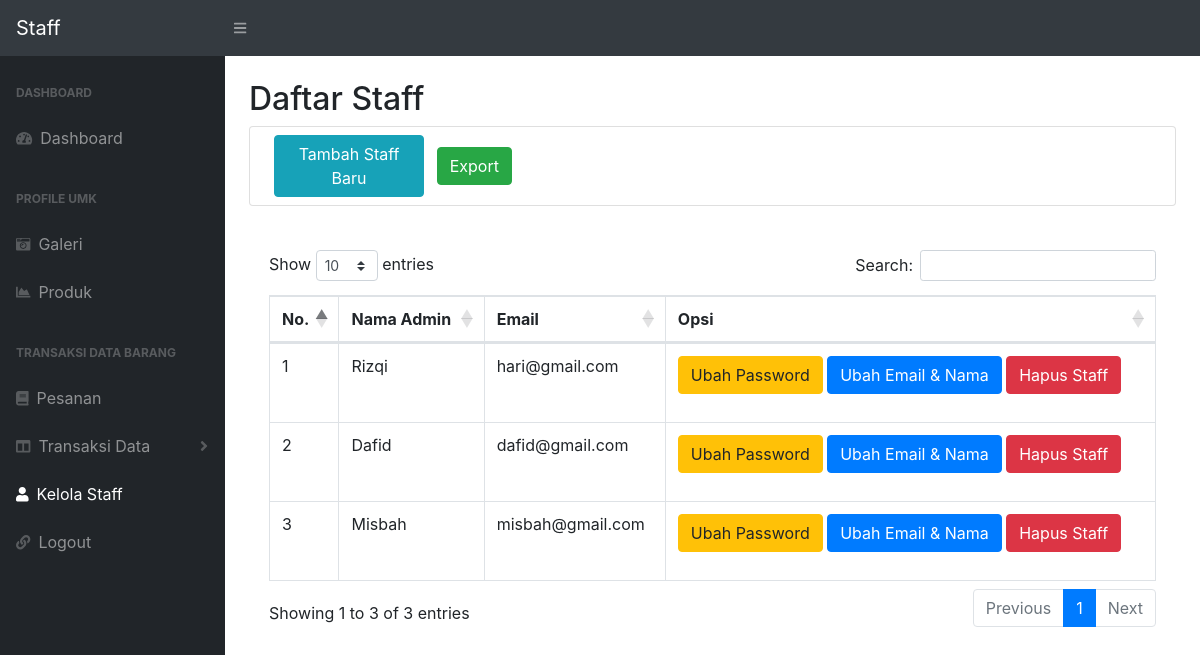
Screenshot of /admin/stock/staf.php with the database file from the repository.
### tables this page shows
CREATE TABLE `staf` (
  `id_admin` int(11) NOT NULL,
  `nama_admin` varchar(50) NOT NULL,
  `email` varchar(50) NOT NULL,
  `password` varchar(255) NOT NULL
);

### admin/stock/staf.php (the view, shortened to what this page needs)
<?php
    require 'functions.php';
?>
<html lang="en">
    <head>
        <link href="css/styles.css" rel="stylesheet" />
        <link href="https://cdn.datatables.net/1.10.20/css/dataTables.bootstrap4.min.css" rel="stylesheet" />
    </head>
    <body>
        <nav class="sb-topnav navbar navbar-expand navbar-dark bg-dark">
            <a class="navbar-brand" href="index.php">Staff</a>
            <button class="btn btn-link btn-sm order-1 order-lg-0" id="sidebarToggle" href="#"><i class="fas fa-bars"></i></button>
        </nav>
        <div id="layoutSidenav">
            <div id="layoutSidenav_nav">
                <nav class="sb-sidenav accordion sb-sidenav-dark" id="sidenavAccordion">
                <div class="sb-sidenav-menu">
                        <div class="nav">
                        <div class="sb-sidenav-menu-heading">Dashboard</div>
                            <a class="nav-link" href="../index.php">
                                <div class="sb-nav-link-icon"><i class="fas fa-tachometer-alt"></i></div>
                                Dashboard
                            </a>
                            <div class="sb-sidenav-menu-heading">Profile Umk</div>
                            <a class="nav-link" href="galeri.php">
                                <div class="sb-nav-link-icon"><i class="fas fa-solid fa-camera-retro"></i></div>
                                Galeri
                            </a>
                            <a class="nav-link" href="produk.php">
                                <div class="sb-nav-link-icon"><i class="fas fa-chart-area"></i></div>
                                Produk
                            </a>
                            <div class="sb-sidenav-menu-heading">Transaksi Data Barang</div>
                            <a class="nav-link" href="pesanan.php">
                                <div class="sb-nav-link-icon"><i class="fas fa-book"></i></div>
                                Pesanan
                            </a>
                            <a class="nav-link collapsed" href="#" data-toggle="collapse" data-target="#collapseLayouts" aria-expanded="false" aria-controls="collapseLayouts">
                                <div class="sb-nav-link-icon"><i class="fas fa-columns"></i></div>
                                Transaksi Data
                                <div class="sb-sidenav-collapse-arrow"><i class="fas fa-angle-down"></i></div>
                            </a>
                            <a class="nav-link" href="staf.php">
                                <div class="sb-nav-link-icon"><i class="fa fa-user"></i></div>
                                Kelola Staff
                            </a>
                            <a class="nav-link" href="logout.php">
                                <div class="sb-nav-link-icon"><i class="fas fa-link"></i></div>
                                Logout
                            </a>
                        </div>
                    </div>
            </div>
            <div id="layoutSidenav_content">
                <main>
                    <div class="container-fluid">
                        <h2 class="mt-4">Daftar Staff</h2>
                                <div class="card mb-4 pr-2">
                                    <div class="container p-2">
									<button  data-toggle="modal" data-target="#myModal" class="btn btn-info col-md-2 ml-3">Tambah Staff Baru</button>
                                  <a href="exportadmin.php" class="btn btn-success ml-2">Export</a>
                                    </div>
                                </div>
                            <div class="card-body">
                                <div class="table-responsive">
                                    <table class="table table-bordered" id="dataTable" width="auto" cellspacing="0">
                                       <thead>
                                        <tr>
                                               <th>No.</th>
                                               <th>Nama Admin</th>
                                               <th>Email</th>
                                               <th>Opsi</th>
                                           </tr>
                                        </thead>
                                        <tbody>
                                           <?php
                                           $brgs=mysqli_query($conn,"SELECT * from staf");
                                           $no=1;
                                           while($p=mysqli_fetch_array($brgs)){
                                               ?>
                                               <tr>
                                                   <td><?php echo $no++ ?></td>
                                                   <td><?php echo $p['nama_admin'] ?></td>
                                                   <td><?php echo $p['email'] ?></td>
                                                   <td>
                                                   <form method="post">
                                                        <input type="button" class="btn btn-warning" data-toggle="modal" data-target="#staff<?php echo $p['id_admin'];?>" value="Ubah Password" \>
                                                        <input type="button" class="btn btn-primary" data-toggle="modal" data-target="#em<?php echo $p['id_admin'];?>" value="Ubah Email & Nama" \>
                                                        <input data-toggle="modal" data-target="#hapus<?php echo $p['id_admin'];?>" type="button" class="btn btn-danger" value="Hapus Staff" \>
                                                   </form>
                                                   </td>
                                               </tr>
                                        <?php
                                           }
                                           ?>
                                    </table>
                                </div>
                            </div>
                        </div>
                    </div>
            </div>
    </body>
</html>

### rows the page displays
staf: nama_admin "Rizqi", email "hari@gmail.com"
staf: nama_admin "Dafid", email "dafid@gmail.com"
staf: nama_admin "Misbah", email "misbah@gmail.com"
